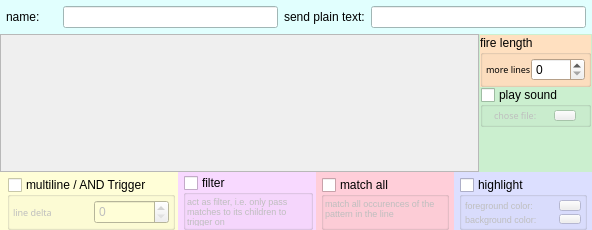
<?xml version="1.0" encoding="UTF-8"?>
<ui version="4.0">
 <class>trigger_main_area</class>
 <widget class="QWidget" name="trigger_main_area">
  <property name="geometry">
   <rect>
    <x>0</x>
    <y>0</y>
    <width>592</width>
    <height>230</height>
   </rect>
  </property>
  <property name="sizePolicy">
   <sizepolicy hsizetype="Expanding" vsizetype="Fixed">
    <horstretch>1</horstretch>
    <verstretch>0</verstretch>
   </sizepolicy>
  </property>
  <property name="minimumSize">
   <size>
    <width>0</width>
    <height>230</height>
   </size>
  </property>
  <property name="maximumSize">
   <size>
    <width>16777215</width>
    <height>240</height>
   </size>
  </property>
  <property name="windowTitle">
   <string>Form</string>
  </property>
  <layout class="QVBoxLayout" name="verticalLayout_2">
   <property name="spacing">
    <number>0</number>
   </property>
   <property name="margin">
    <number>0</number>
   </property>
   <item>
    <widget class="QWidget" name="widget_6" native="true">
     <property name="sizePolicy">
      <sizepolicy hsizetype="Expanding" vsizetype="Minimum">
       <horstretch>0</horstretch>
       <verstretch>0</verstretch>
      </sizepolicy>
     </property>
     <property name="palette">
      <palette>
       <active>
        <colorrole role="Base">
         <brush brushstyle="SolidPattern">
          <color alpha="255">
           <red>255</red>
           <green>255</green>
           <blue>255</blue>
          </color>
         </brush>
        </colorrole>
        <colorrole role="Window">
         <brush brushstyle="SolidPattern">
          <color alpha="255">
           <red>225</red>
           <green>255</green>
           <blue>254</blue>
          </color>
         </brush>
        </colorrole>
       </active>
       <inactive>
        <colorrole role="Base">
         <brush brushstyle="SolidPattern">
          <color alpha="255">
           <red>255</red>
           <green>255</green>
           <blue>255</blue>
          </color>
         </brush>
        </colorrole>
        <colorrole role="Window">
         <brush brushstyle="SolidPattern">
          <color alpha="255">
           <red>225</red>
           <green>255</green>
           <blue>254</blue>
          </color>
         </brush>
        </colorrole>
       </inactive>
       <disabled>
        <colorrole role="Base">
         <brush brushstyle="SolidPattern">
          <color alpha="255">
           <red>225</red>
           <green>255</green>
           <blue>254</blue>
          </color>
         </brush>
        </colorrole>
        <colorrole role="Window">
         <brush brushstyle="SolidPattern">
          <color alpha="255">
           <red>225</red>
           <green>255</green>
           <blue>254</blue>
          </color>
         </brush>
        </colorrole>
       </disabled>
      </palette>
     </property>
     <property name="autoFillBackground">
      <bool>true</bool>
     </property>
     <layout class="QHBoxLayout" name="horizontalLayout_5">
      <property name="spacing">
       <number>6</number>
      </property>
      <property name="margin">
       <number>6</number>
      </property>
      <item>
       <widget class="QLabel" name="label_4">
        <property name="minimumSize">
         <size>
          <width>51</width>
          <height>0</height>
         </size>
        </property>
        <property name="maximumSize">
         <size>
          <width>51</width>
          <height>16777215</height>
         </size>
        </property>
        <property name="text">
         <string>name:</string>
        </property>
        <property name="buddy">
         <cstring>lineEdit_trigger_name</cstring>
        </property>
       </widget>
      </item>
      <item>
       <widget class="QLineEdit" name="lineEdit_trigger_name">
        <property name="maximumSize">
         <size>
          <width>16777215</width>
          <height>16777215</height>
         </size>
        </property>
        <property name="toolTip">
         <string>Chose a good name for your trigger. This name will be displayed in the trigger tree.</string>
        </property>
       </widget>
      </item>
      <item>
       <widget class="QLabel" name="label_5">
        <property name="text">
         <string>send plain text:</string>
        </property>
        <property name="buddy">
         <cstring>trigger_command</cstring>
        </property>
       </widget>
      </item>
      <item>
       <widget class="QLineEdit" name="trigger_command">
        <property name="minimumSize">
         <size>
          <width>0</width>
          <height>0</height>
         </size>
        </property>
        <property name="toolTip">
         <string>Type in what command you want the trigger to send to the MUD if it fires. (optional)</string>
        </property>
       </widget>
      </item>
     </layout>
    </widget>
   </item>
   <item>
    <widget class="QWidget" name="widget" native="true">
     <property name="sizePolicy">
      <sizepolicy hsizetype="Expanding" vsizetype="Expanding">
       <horstretch>0</horstretch>
       <verstretch>0</verstretch>
      </sizepolicy>
     </property>
     <property name="minimumSize">
      <size>
       <width>0</width>
       <height>120</height>
      </size>
     </property>
     <layout class="QVBoxLayout" name="verticalLayout">
      <property name="spacing">
       <number>6</number>
      </property>
      <property name="margin">
       <number>0</number>
      </property>
      <item>
       <widget class="QWidget" name="patternArea" native="true">
        <property name="sizePolicy">
         <sizepolicy hsizetype="Expanding" vsizetype="Expanding">
          <horstretch>0</horstretch>
          <verstretch>0</verstretch>
         </sizepolicy>
        </property>
        <property name="autoFillBackground">
         <bool>true</bool>
        </property>
        <layout class="QHBoxLayout" name="horizontalLayout_3">
         <property name="spacing">
          <number>0</number>
         </property>
         <property name="margin">
          <number>0</number>
         </property>
         <item>
          <widget class="QScrollArea" name="scrollArea">
           <property name="widgetResizable">
            <bool>true</bool>
           </property>
           <widget class="QWidget" name="scrollAreaWidgetContents_2">
            <property name="geometry">
             <rect>
              <x>0</x>
              <y>0</y>
              <width>463</width>
              <height>131</height>
             </rect>
            </property>
           </widget>
          </widget>
         </item>
         <item>
          <widget class="QWidget" name="widget_4" native="true">
           <property name="sizePolicy">
            <sizepolicy hsizetype="Fixed" vsizetype="Expanding">
             <horstretch>0</horstretch>
             <verstretch>0</verstretch>
            </sizepolicy>
           </property>
           <property name="palette">
            <palette>
             <active>
              <colorrole role="Base">
               <brush brushstyle="SolidPattern">
                <color alpha="255">
                 <red>255</red>
                 <green>255</green>
                 <blue>255</blue>
                </color>
               </brush>
              </colorrole>
              <colorrole role="Window">
               <brush brushstyle="SolidPattern">
                <color alpha="255">
                 <red>203</red>
                 <green>239</green>
                 <blue>207</blue>
                </color>
               </brush>
              </colorrole>
             </active>
             <inactive>
              <colorrole role="Base">
               <brush brushstyle="SolidPattern">
                <color alpha="255">
                 <red>255</red>
                 <green>255</green>
                 <blue>255</blue>
                </color>
               </brush>
              </colorrole>
              <colorrole role="Window">
               <brush brushstyle="SolidPattern">
                <color alpha="255">
                 <red>203</red>
                 <green>239</green>
                 <blue>207</blue>
                </color>
               </brush>
              </colorrole>
             </inactive>
             <disabled>
              <colorrole role="Base">
               <brush brushstyle="SolidPattern">
                <color alpha="255">
                 <red>203</red>
                 <green>239</green>
                 <blue>207</blue>
                </color>
               </brush>
              </colorrole>
              <colorrole role="Window">
               <brush brushstyle="SolidPattern">
                <color alpha="255">
                 <red>203</red>
                 <green>239</green>
                 <blue>207</blue>
                </color>
               </brush>
              </colorrole>
             </disabled>
            </palette>
           </property>
           <property name="autoFillBackground">
            <bool>true</bool>
           </property>
           <layout class="QVBoxLayout" name="verticalLayout_5">
            <property name="spacing">
             <number>0</number>
            </property>
            <property name="margin">
             <number>1</number>
            </property>
            <item>
             <widget class="QGroupBox" name="checkBox_stayOpen">
              <property name="sizePolicy">
               <sizepolicy hsizetype="Expanding" vsizetype="Expanding">
                <horstretch>0</horstretch>
                <verstretch>0</verstretch>
               </sizepolicy>
              </property>
              <property name="minimumSize">
               <size>
                <width>0</width>
                <height>0</height>
               </size>
              </property>
              <property name="maximumSize">
               <size>
                <width>16777215</width>
                <height>16777215</height>
               </size>
              </property>
              <property name="palette">
               <palette>
                <active>
                 <colorrole role="Base">
                  <brush brushstyle="SolidPattern">
                   <color alpha="255">
                    <red>255</red>
                    <green>255</green>
                    <blue>255</blue>
                   </color>
                  </brush>
                 </colorrole>
                 <colorrole role="Window">
                  <brush brushstyle="SolidPattern">
                   <color alpha="255">
                    <red>255</red>
                    <green>224</green>
                    <blue>192</blue>
                   </color>
                  </brush>
                 </colorrole>
                </active>
                <inactive>
                 <colorrole role="Base">
                  <brush brushstyle="SolidPattern">
                   <color alpha="255">
                    <red>255</red>
                    <green>255</green>
                    <blue>255</blue>
                   </color>
                  </brush>
                 </colorrole>
                 <colorrole role="Window">
                  <brush brushstyle="SolidPattern">
                   <color alpha="255">
                    <red>255</red>
                    <green>224</green>
                    <blue>192</blue>
                   </color>
                  </brush>
                 </colorrole>
                </inactive>
                <disabled>
                 <colorrole role="Base">
                  <brush brushstyle="SolidPattern">
                   <color alpha="255">
                    <red>255</red>
                    <green>224</green>
                    <blue>192</blue>
                   </color>
                  </brush>
                 </colorrole>
                 <colorrole role="Window">
                  <brush brushstyle="SolidPattern">
                   <color alpha="255">
                    <red>255</red>
                    <green>224</green>
                    <blue>192</blue>
                   </color>
                  </brush>
                 </colorrole>
                </disabled>
               </palette>
              </property>
              <property name="toolTip">
               <string>Keep firing the script for x more lines, after the trigger or chain has matched.</string>
              </property>
              <property name="autoFillBackground">
               <bool>true</bool>
              </property>
              <property name="title">
               <string>fire length</string>
              </property>
              <property name="checkable">
               <bool>false</bool>
              </property>
              <property name="checked">
               <bool>false</bool>
              </property>
              <layout class="QHBoxLayout" name="horizontalLayout">
               <property name="spacing">
                <number>0</number>
               </property>
               <property name="margin">
                <number>3</number>
               </property>
               <item>
                <widget class="QLabel" name="label_6">
                 <property name="sizePolicy">
                  <sizepolicy hsizetype="Expanding" vsizetype="Expanding">
                   <horstretch>0</horstretch>
                   <verstretch>0</verstretch>
                  </sizepolicy>
                 </property>
                 <property name="font">
                  <font>
                   <family>Sans Serif</family>
                   <pointsize>7</pointsize>
                  </font>
                 </property>
                 <property name="text">
                  <string>more lines</string>
                 </property>
                 <property name="scaledContents">
                  <bool>true</bool>
                 </property>
                 <property name="wordWrap">
                  <bool>true</bool>
                 </property>
                 <property name="indent">
                  <number>0</number>
                 </property>
                </widget>
               </item>
               <item>
                <widget class="QSpinBox" name="spinBox_stayOpen">
                 <property name="sizePolicy">
                  <sizepolicy hsizetype="Expanding" vsizetype="Fixed">
                   <horstretch>0</horstretch>
                   <verstretch>0</verstretch>
                  </sizepolicy>
                 </property>
                 <property name="toolTip">
                  <string>Within how many lines must all condition be true to fire the trigger?</string>
                 </property>
                 <property name="maximum">
                  <number>1000</number>
                 </property>
                </widget>
               </item>
              </layout>
             </widget>
            </item>
            <item>
             <widget class="QGroupBox" name="soundTrigger">
              <property name="sizePolicy">
               <sizepolicy hsizetype="Expanding" vsizetype="Minimum">
                <horstretch>0</horstretch>
                <verstretch>0</verstretch>
               </sizepolicy>
              </property>
              <property name="minimumSize">
               <size>
                <width>0</width>
                <height>0</height>
               </size>
              </property>
              <property name="maximumSize">
               <size>
                <width>16777215</width>
                <height>16777215</height>
               </size>
              </property>
              <property name="toolTip">
               <string>play a wave sound file if the trigger fires</string>
              </property>
              <property name="title">
               <string>play sound</string>
              </property>
              <property name="checkable">
               <bool>true</bool>
              </property>
              <property name="checked">
               <bool>false</bool>
              </property>
              <layout class="QHBoxLayout" name="horizontalLayout_6">
               <property name="spacing">
                <number>0</number>
               </property>
               <property name="margin">
                <number>3</number>
               </property>
               <item>
                <widget class="QLabel" name="label_16">
                 <property name="sizePolicy">
                  <sizepolicy hsizetype="Fixed" vsizetype="Preferred">
                   <horstretch>0</horstretch>
                   <verstretch>0</verstretch>
                  </sizepolicy>
                 </property>
                 <property name="minimumSize">
                  <size>
                   <width>0</width>
                   <height>11</height>
                  </size>
                 </property>
                 <property name="font">
                  <font>
                   <family>Sans Serif</family>
                   <pointsize>7</pointsize>
                  </font>
                 </property>
                 <property name="text">
                  <string>chose file:</string>
                 </property>
                </widget>
               </item>
               <item>
                <widget class="QLineEdit" name="lineEdit_soundFile">
                 <property name="maximumSize">
                  <size>
                   <width>1</width>
                   <height>0</height>
                  </size>
                 </property>
                 <property name="font">
                  <font>
                   <pointsize>6</pointsize>
                  </font>
                 </property>
                </widget>
               </item>
               <item>
                <widget class="QPushButton" name="pushButtonSound">
                 <property name="sizePolicy">
                  <sizepolicy hsizetype="Expanding" vsizetype="Fixed">
                   <horstretch>0</horstretch>
                   <verstretch>0</verstretch>
                  </sizepolicy>
                 </property>
                 <property name="maximumSize">
                  <size>
                   <width>22</width>
                   <height>11</height>
                  </size>
                 </property>
                 <property name="text">
                  <string/>
                 </property>
                </widget>
               </item>
              </layout>
             </widget>
            </item>
            <item>
             <spacer name="verticalSpacer">
              <property name="orientation">
               <enum>Qt::Vertical</enum>
              </property>
              <property name="sizeHint" stdset="0">
               <size>
                <width>20</width>
                <height>40</height>
               </size>
              </property>
             </spacer>
            </item>
           </layout>
          </widget>
         </item>
        </layout>
       </widget>
      </item>
     </layout>
    </widget>
   </item>
   <item>
    <widget class="QWidget" name="widget_3" native="true">
     <property name="sizePolicy">
      <sizepolicy hsizetype="Expanding" vsizetype="Fixed">
       <horstretch>0</horstretch>
       <verstretch>0</verstretch>
      </sizepolicy>
     </property>
     <property name="minimumSize">
      <size>
       <width>0</width>
       <height>58</height>
      </size>
     </property>
     <property name="maximumSize">
      <size>
       <width>16777215</width>
       <height>58</height>
      </size>
     </property>
     <property name="palette">
      <palette>
       <active>
        <colorrole role="Base">
         <brush brushstyle="SolidPattern">
          <color alpha="255">
           <red>255</red>
           <green>255</green>
           <blue>255</blue>
          </color>
         </brush>
        </colorrole>
        <colorrole role="Window">
         <brush brushstyle="SolidPattern">
          <color alpha="255">
           <red>239</red>
           <green>239</green>
           <blue>239</blue>
          </color>
         </brush>
        </colorrole>
       </active>
       <inactive>
        <colorrole role="Base">
         <brush brushstyle="SolidPattern">
          <color alpha="255">
           <red>255</red>
           <green>255</green>
           <blue>255</blue>
          </color>
         </brush>
        </colorrole>
        <colorrole role="Window">
         <brush brushstyle="SolidPattern">
          <color alpha="255">
           <red>239</red>
           <green>239</green>
           <blue>239</blue>
          </color>
         </brush>
        </colorrole>
       </inactive>
       <disabled>
        <colorrole role="Base">
         <brush brushstyle="SolidPattern">
          <color alpha="255">
           <red>239</red>
           <green>239</green>
           <blue>239</blue>
          </color>
         </brush>
        </colorrole>
        <colorrole role="Window">
         <brush brushstyle="SolidPattern">
          <color alpha="255">
           <red>239</red>
           <green>239</green>
           <blue>239</blue>
          </color>
         </brush>
        </colorrole>
       </disabled>
      </palette>
     </property>
     <property name="autoFillBackground">
      <bool>true</bool>
     </property>
     <layout class="QHBoxLayout" name="horizontalLayout_2">
      <property name="spacing">
       <number>0</number>
      </property>
      <property name="margin">
       <number>0</number>
      </property>
      <item>
       <widget class="QWidget" name="widget_13" native="true">
        <property name="palette">
         <palette>
          <active>
           <colorrole role="Base">
            <brush brushstyle="SolidPattern">
             <color alpha="255">
              <red>255</red>
              <green>255</green>
              <blue>255</blue>
             </color>
            </brush>
           </colorrole>
           <colorrole role="Window">
            <brush brushstyle="SolidPattern">
             <color alpha="255">
              <red>255</red>
              <green>254</green>
              <blue>215</blue>
             </color>
            </brush>
           </colorrole>
          </active>
          <inactive>
           <colorrole role="Base">
            <brush brushstyle="SolidPattern">
             <color alpha="255">
              <red>255</red>
              <green>255</green>
              <blue>255</blue>
             </color>
            </brush>
           </colorrole>
           <colorrole role="Window">
            <brush brushstyle="SolidPattern">
             <color alpha="255">
              <red>255</red>
              <green>254</green>
              <blue>215</blue>
             </color>
            </brush>
           </colorrole>
          </inactive>
          <disabled>
           <colorrole role="Base">
            <brush brushstyle="SolidPattern">
             <color alpha="255">
              <red>255</red>
              <green>254</green>
              <blue>215</blue>
             </color>
            </brush>
           </colorrole>
           <colorrole role="Window">
            <brush brushstyle="SolidPattern">
             <color alpha="255">
              <red>255</red>
              <green>254</green>
              <blue>215</blue>
             </color>
            </brush>
           </colorrole>
          </disabled>
         </palette>
        </property>
        <property name="autoFillBackground">
         <bool>true</bool>
        </property>
        <layout class="QGridLayout" name="gridLayout_5">
         <property name="leftMargin">
          <number>7</number>
         </property>
         <property name="topMargin">
          <number>5</number>
         </property>
         <property name="rightMargin">
          <number>3</number>
         </property>
         <property name="bottomMargin">
          <number>0</number>
         </property>
         <item row="0" column="0">
          <widget class="QGroupBox" name="checkBox_multlinetrigger">
           <property name="sizePolicy">
            <sizepolicy hsizetype="Expanding" vsizetype="Expanding">
             <horstretch>0</horstretch>
             <verstretch>0</verstretch>
            </sizepolicy>
           </property>
           <property name="minimumSize">
            <size>
             <width>0</width>
             <height>0</height>
            </size>
           </property>
           <property name="maximumSize">
            <size>
             <width>16777215</width>
             <height>16777215</height>
            </size>
           </property>
           <property name="palette">
            <palette>
             <active>
              <colorrole role="Base">
               <brush brushstyle="SolidPattern">
                <color alpha="255">
                 <red>255</red>
                 <green>255</green>
                 <blue>255</blue>
                </color>
               </brush>
              </colorrole>
              <colorrole role="Window">
               <brush brushstyle="SolidPattern">
                <color alpha="255">
                 <red>255</red>
                 <green>254</green>
                 <blue>215</blue>
                </color>
               </brush>
              </colorrole>
             </active>
             <inactive>
              <colorrole role="Base">
               <brush brushstyle="SolidPattern">
                <color alpha="255">
                 <red>255</red>
                 <green>255</green>
                 <blue>255</blue>
                </color>
               </brush>
              </colorrole>
              <colorrole role="Window">
               <brush brushstyle="SolidPattern">
                <color alpha="255">
                 <red>255</red>
                 <green>254</green>
                 <blue>215</blue>
                </color>
               </brush>
              </colorrole>
             </inactive>
             <disabled>
              <colorrole role="Base">
               <brush brushstyle="SolidPattern">
                <color alpha="255">
                 <red>255</red>
                 <green>254</green>
                 <blue>215</blue>
                </color>
               </brush>
              </colorrole>
              <colorrole role="Window">
               <brush brushstyle="SolidPattern">
                <color alpha="255">
                 <red>255</red>
                 <green>254</green>
                 <blue>215</blue>
                </color>
               </brush>
              </colorrole>
             </disabled>
            </palette>
           </property>
           <property name="toolTip">
            <string>The trigger will only fire if all conditions on the list 
have been met within the specified line margin. 
If this option is not set the trigger will fire if any 
conditon on the list has been met. Read more 
about the additional implications in the manual 
as this is a complex topic.</string>
           </property>
           <property name="autoFillBackground">
            <bool>true</bool>
           </property>
           <property name="title">
            <string>multiline / AND Trigger</string>
           </property>
           <property name="checkable">
            <bool>true</bool>
           </property>
           <property name="checked">
            <bool>false</bool>
           </property>
           <layout class="QGridLayout" name="gridLayout_4">
            <property name="margin">
             <number>3</number>
            </property>
            <item row="0" column="0">
             <widget class="QLabel" name="label_3">
              <property name="sizePolicy">
               <sizepolicy hsizetype="Expanding" vsizetype="Expanding">
                <horstretch>0</horstretch>
                <verstretch>0</verstretch>
               </sizepolicy>
              </property>
              <property name="font">
               <font>
                <family>Sans Serif</family>
                <pointsize>7</pointsize>
               </font>
              </property>
              <property name="text">
               <string>line delta</string>
              </property>
              <property name="scaledContents">
               <bool>true</bool>
              </property>
              <property name="wordWrap">
               <bool>true</bool>
              </property>
              <property name="indent">
               <number>0</number>
              </property>
             </widget>
            </item>
            <item row="0" column="1">
             <widget class="QSpinBox" name="spinBox_linemargin">
              <property name="sizePolicy">
               <sizepolicy hsizetype="Expanding" vsizetype="Expanding">
                <horstretch>0</horstretch>
                <verstretch>0</verstretch>
               </sizepolicy>
              </property>
              <property name="toolTip">
               <string>Within how many lines must all condition be true to fire the trigger?</string>
              </property>
             </widget>
            </item>
           </layout>
          </widget>
         </item>
        </layout>
       </widget>
      </item>
      <item>
       <widget class="QWidget" name="widget_12" native="true">
        <property name="palette">
         <palette>
          <active>
           <colorrole role="Base">
            <brush brushstyle="SolidPattern">
             <color alpha="255">
              <red>255</red>
              <green>255</green>
              <blue>255</blue>
             </color>
            </brush>
           </colorrole>
           <colorrole role="Window">
            <brush brushstyle="SolidPattern">
             <color alpha="255">
              <red>248</red>
              <green>217</green>
              <blue>255</blue>
             </color>
            </brush>
           </colorrole>
          </active>
          <inactive>
           <colorrole role="Base">
            <brush brushstyle="SolidPattern">
             <color alpha="255">
              <red>255</red>
              <green>255</green>
              <blue>255</blue>
             </color>
            </brush>
           </colorrole>
           <colorrole role="Window">
            <brush brushstyle="SolidPattern">
             <color alpha="255">
              <red>248</red>
              <green>217</green>
              <blue>255</blue>
             </color>
            </brush>
           </colorrole>
          </inactive>
          <disabled>
           <colorrole role="Base">
            <brush brushstyle="SolidPattern">
             <color alpha="255">
              <red>248</red>
              <green>217</green>
              <blue>255</blue>
             </color>
            </brush>
           </colorrole>
           <colorrole role="Window">
            <brush brushstyle="SolidPattern">
             <color alpha="255">
              <red>248</red>
              <green>217</green>
              <blue>255</blue>
             </color>
            </brush>
           </colorrole>
          </disabled>
         </palette>
        </property>
        <property name="autoFillBackground">
         <bool>true</bool>
        </property>
        <layout class="QGridLayout" name="gridLayout_9">
         <property name="leftMargin">
          <number>5</number>
         </property>
         <property name="topMargin">
          <number>3</number>
         </property>
         <property name="rightMargin">
          <number>3</number>
         </property>
         <property name="bottomMargin">
          <number>0</number>
         </property>
         <item row="0" column="0">
          <widget class="QGroupBox" name="filterTrigger">
           <property name="sizePolicy">
            <sizepolicy hsizetype="Expanding" vsizetype="Minimum">
             <horstretch>0</horstretch>
             <verstretch>0</verstretch>
            </sizepolicy>
           </property>
           <property name="minimumSize">
            <size>
             <width>0</width>
             <height>0</height>
            </size>
           </property>
           <property name="toolTip">
            <string>act as filter, i.e. only pass matches to its children to trigger on, instead of the original line from the MUD</string>
           </property>
           <property name="title">
            <string>filter</string>
           </property>
           <property name="checkable">
            <bool>true</bool>
           </property>
           <property name="checked">
            <bool>false</bool>
           </property>
           <layout class="QGridLayout" name="gridLayout_6">
            <property name="margin">
             <number>1</number>
            </property>
            <item row="0" column="0">
             <widget class="QLabel" name="label_15">
              <property name="sizePolicy">
               <sizepolicy hsizetype="Expanding" vsizetype="Expanding">
                <horstretch>0</horstretch>
                <verstretch>0</verstretch>
               </sizepolicy>
              </property>
              <property name="minimumSize">
               <size>
                <width>57</width>
                <height>20</height>
               </size>
              </property>
              <property name="maximumSize">
               <size>
                <width>16777215</width>
                <height>16777215</height>
               </size>
              </property>
              <property name="font">
               <font>
                <pointsize>7</pointsize>
               </font>
              </property>
              <property name="toolTip">
               <string>Only the filtered content (=capture groups) will be passed on to child triggers, not the initial line (see manual on filters)</string>
              </property>
              <property name="text">
               <string>act as filter, i.e. only pass matches to its children to trigger on</string>
              </property>
              <property name="scaledContents">
               <bool>true</bool>
              </property>
              <property name="alignment">
               <set>Qt::AlignLeading|Qt::AlignLeft|Qt::AlignTop</set>
              </property>
              <property name="wordWrap">
               <bool>true</bool>
              </property>
              <property name="indent">
               <number>0</number>
              </property>
             </widget>
            </item>
           </layout>
          </widget>
         </item>
        </layout>
       </widget>
      </item>
      <item>
       <widget class="QWidget" name="widget_11" native="true">
        <property name="sizePolicy">
         <sizepolicy hsizetype="Expanding" vsizetype="Preferred">
          <horstretch>0</horstretch>
          <verstretch>0</verstretch>
         </sizepolicy>
        </property>
        <property name="palette">
         <palette>
          <active>
           <colorrole role="Base">
            <brush brushstyle="SolidPattern">
             <color alpha="255">
              <red>255</red>
              <green>255</green>
              <blue>255</blue>
             </color>
            </brush>
           </colorrole>
           <colorrole role="Window">
            <brush brushstyle="SolidPattern">
             <color alpha="255">
              <red>255</red>
              <green>206</green>
              <blue>217</blue>
             </color>
            </brush>
           </colorrole>
          </active>
          <inactive>
           <colorrole role="Base">
            <brush brushstyle="SolidPattern">
             <color alpha="255">
              <red>255</red>
              <green>255</green>
              <blue>255</blue>
             </color>
            </brush>
           </colorrole>
           <colorrole role="Window">
            <brush brushstyle="SolidPattern">
             <color alpha="255">
              <red>255</red>
              <green>206</green>
              <blue>217</blue>
             </color>
            </brush>
           </colorrole>
          </inactive>
          <disabled>
           <colorrole role="Base">
            <brush brushstyle="SolidPattern">
             <color alpha="255">
              <red>255</red>
              <green>206</green>
              <blue>217</blue>
             </color>
            </brush>
           </colorrole>
           <colorrole role="Window">
            <brush brushstyle="SolidPattern">
             <color alpha="255">
              <red>255</red>
              <green>206</green>
              <blue>217</blue>
             </color>
            </brush>
           </colorrole>
          </disabled>
         </palette>
        </property>
        <property name="autoFillBackground">
         <bool>true</bool>
        </property>
        <layout class="QVBoxLayout" name="verticalLayout_9">
         <property name="spacing">
          <number>0</number>
         </property>
         <property name="leftMargin">
          <number>5</number>
         </property>
         <property name="topMargin">
          <number>5</number>
         </property>
         <property name="rightMargin">
          <number>5</number>
         </property>
         <property name="bottomMargin">
          <number>0</number>
         </property>
         <item>
          <widget class="QGroupBox" name="perlSlashGOption">
           <property name="minimumSize">
            <size>
             <width>0</width>
             <height>0</height>
            </size>
           </property>
           <property name="toolTip">
            <string>Chose this option if you want to include all possible matches of the pattern in the line. 
Without this option, the pattern matching will stop after the first successful match.</string>
           </property>
           <property name="title">
            <string>match all</string>
           </property>
           <property name="checkable">
            <bool>true</bool>
           </property>
           <property name="checked">
            <bool>false</bool>
           </property>
           <layout class="QGridLayout" name="gridLayout_7">
            <property name="margin">
             <number>1</number>
            </property>
            <item row="0" column="0">
             <widget class="QLabel" name="label_17">
              <property name="sizePolicy">
               <sizepolicy hsizetype="Expanding" vsizetype="Expanding">
                <horstretch>0</horstretch>
                <verstretch>0</verstretch>
               </sizepolicy>
              </property>
              <property name="minimumSize">
               <size>
                <width>0</width>
                <height>0</height>
               </size>
              </property>
              <property name="maximumSize">
               <size>
                <width>16777215</width>
                <height>16777215</height>
               </size>
              </property>
              <property name="font">
               <font>
                <pointsize>7</pointsize>
               </font>
              </property>
              <property name="toolTip">
               <string/>
              </property>
              <property name="text">
               <string>match all occurences of the pattern in the line</string>
              </property>
              <property name="scaledContents">
               <bool>true</bool>
              </property>
              <property name="alignment">
               <set>Qt::AlignLeading|Qt::AlignLeft|Qt::AlignTop</set>
              </property>
              <property name="wordWrap">
               <bool>true</bool>
              </property>
              <property name="indent">
               <number>0</number>
              </property>
             </widget>
            </item>
           </layout>
          </widget>
         </item>
        </layout>
       </widget>
      </item>
      <item>
       <widget class="QWidget" name="widget_10" native="true">
        <property name="sizePolicy">
         <sizepolicy hsizetype="Expanding" vsizetype="Expanding">
          <horstretch>0</horstretch>
          <verstretch>0</verstretch>
         </sizepolicy>
        </property>
        <property name="palette">
         <palette>
          <active>
           <colorrole role="Base">
            <brush brushstyle="SolidPattern">
             <color alpha="255">
              <red>255</red>
              <green>255</green>
              <blue>255</blue>
             </color>
            </brush>
           </colorrole>
           <colorrole role="Window">
            <brush brushstyle="SolidPattern">
             <color alpha="255">
              <red>220</red>
              <green>223</green>
              <blue>255</blue>
             </color>
            </brush>
           </colorrole>
          </active>
          <inactive>
           <colorrole role="Base">
            <brush brushstyle="SolidPattern">
             <color alpha="255">
              <red>255</red>
              <green>255</green>
              <blue>255</blue>
             </color>
            </brush>
           </colorrole>
           <colorrole role="Window">
            <brush brushstyle="SolidPattern">
             <color alpha="255">
              <red>220</red>
              <green>223</green>
              <blue>255</blue>
             </color>
            </brush>
           </colorrole>
          </inactive>
          <disabled>
           <colorrole role="Base">
            <brush brushstyle="SolidPattern">
             <color alpha="255">
              <red>220</red>
              <green>223</green>
              <blue>255</blue>
             </color>
            </brush>
           </colorrole>
           <colorrole role="Window">
            <brush brushstyle="SolidPattern">
             <color alpha="255">
              <red>220</red>
              <green>223</green>
              <blue>255</blue>
             </color>
            </brush>
           </colorrole>
          </disabled>
         </palette>
        </property>
        <property name="autoFillBackground">
         <bool>true</bool>
        </property>
        <layout class="QVBoxLayout" name="verticalLayout_3">
         <property name="leftMargin">
          <number>5</number>
         </property>
         <property name="topMargin">
          <number>5</number>
         </property>
         <property name="rightMargin">
          <number>5</number>
         </property>
         <property name="bottomMargin">
          <number>0</number>
         </property>
         <item>
          <widget class="QGroupBox" name="colorizerTrigger">
           <property name="sizePolicy">
            <sizepolicy hsizetype="Expanding" vsizetype="Minimum">
             <horstretch>0</horstretch>
             <verstretch>0</verstretch>
            </sizepolicy>
           </property>
           <property name="minimumSize">
            <size>
             <width>0</width>
             <height>0</height>
            </size>
           </property>
           <property name="maximumSize">
            <size>
             <width>16777215</width>
             <height>16777215</height>
            </size>
           </property>
           <property name="toolTip">
            <string>highlight the capture groups if there are any
otherwise highlight the entire match</string>
           </property>
           <property name="title">
            <string>highlight</string>
           </property>
           <property name="checkable">
            <bool>true</bool>
           </property>
           <property name="checked">
            <bool>false</bool>
           </property>
           <layout class="QGridLayout" name="gridLayout_2">
            <property name="margin">
             <number>3</number>
            </property>
            <property name="spacing">
             <number>3</number>
            </property>
            <item row="0" column="0">
             <widget class="QLabel" name="label_9">
              <property name="sizePolicy">
               <sizepolicy hsizetype="Expanding" vsizetype="Fixed">
                <horstretch>0</horstretch>
                <verstretch>11</verstretch>
               </sizepolicy>
              </property>
              <property name="minimumSize">
               <size>
                <width>0</width>
                <height>11</height>
               </size>
              </property>
              <property name="font">
               <font>
                <pointsize>7</pointsize>
               </font>
              </property>
              <property name="text">
               <string>foreground color:</string>
              </property>
             </widget>
            </item>
            <item row="0" column="1">
             <widget class="QPushButton" name="pushButtonFgColor">
              <property name="sizePolicy">
               <sizepolicy hsizetype="Expanding" vsizetype="Fixed">
                <horstretch>0</horstretch>
                <verstretch>0</verstretch>
               </sizepolicy>
              </property>
              <property name="maximumSize">
               <size>
                <width>22</width>
                <height>11</height>
               </size>
              </property>
              <property name="text">
               <string/>
              </property>
             </widget>
            </item>
            <item row="1" column="0">
             <widget class="QLabel" name="label_10">
              <property name="sizePolicy">
               <sizepolicy hsizetype="Expanding" vsizetype="Fixed">
                <horstretch>0</horstretch>
                <verstretch>11</verstretch>
               </sizepolicy>
              </property>
              <property name="minimumSize">
               <size>
                <width>0</width>
                <height>11</height>
               </size>
              </property>
              <property name="font">
               <font>
                <pointsize>7</pointsize>
               </font>
              </property>
              <property name="text">
               <string>background color:</string>
              </property>
             </widget>
            </item>
            <item row="1" column="1">
             <widget class="QPushButton" name="pushButtonBgColor">
              <property name="sizePolicy">
               <sizepolicy hsizetype="Expanding" vsizetype="Fixed">
                <horstretch>0</horstretch>
                <verstretch>0</verstretch>
               </sizepolicy>
              </property>
              <property name="maximumSize">
               <size>
                <width>22</width>
                <height>11</height>
               </size>
              </property>
              <property name="text">
               <string/>
              </property>
              <property name="flat">
               <bool>false</bool>
              </property>
             </widget>
            </item>
           </layout>
          </widget>
         </item>
        </layout>
       </widget>
      </item>
     </layout>
    </widget>
   </item>
  </layout>
 </widget>
 <resources/>
 <connections/>
</ui>
